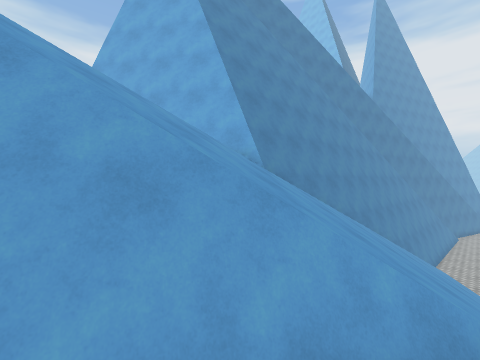
View 1 (above)

12 first-person views from a walk through a scene from a Unity 3-D project. The camera is 0.72 m above the floor, looks level and sees 90° across. The floor is counted in squares, 1 m on a side. Each view is taken from the middle of a square. On the plan, view 1 faces up. The plan holds only what a view shows up to about 9 squares ahead; the rest is blank. The place goes on beyond the plan. The player character is not drawn. Surface patterns are stand-ins for the level's own textures.

View 2
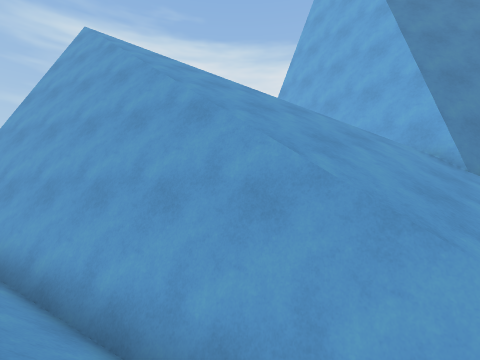

View 3
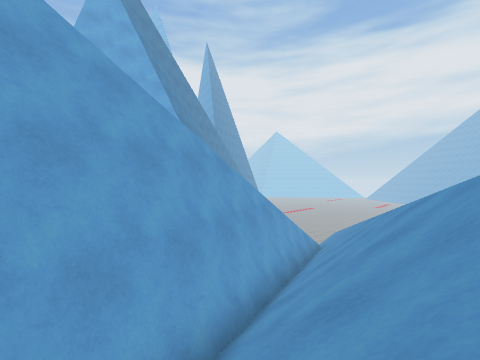

View 4
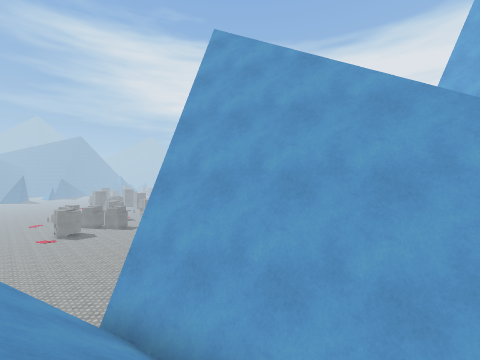

View 5
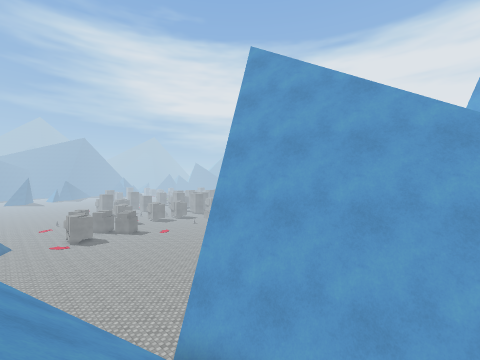

View 6
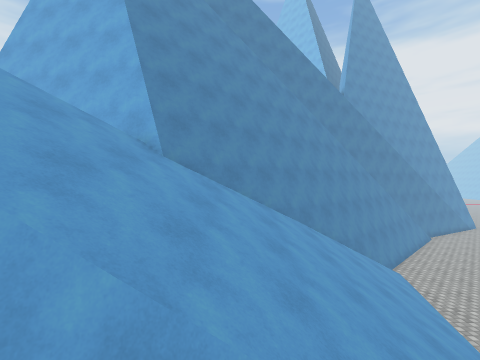

View 7
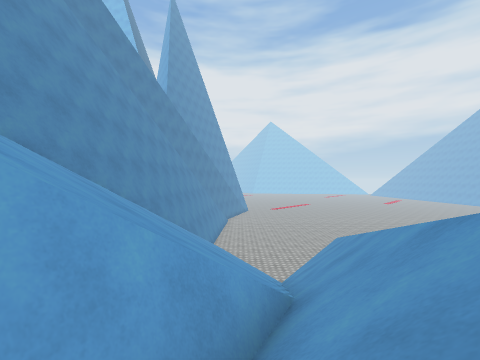

View 8
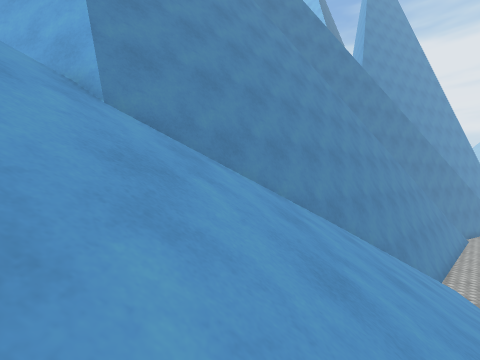

View 9
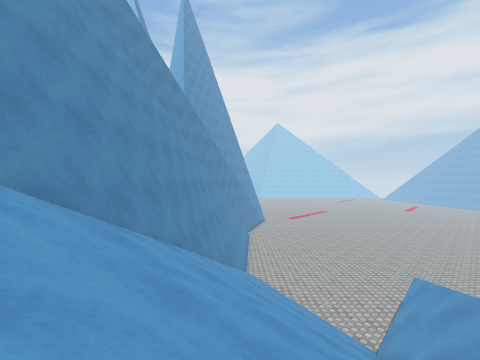

View 10
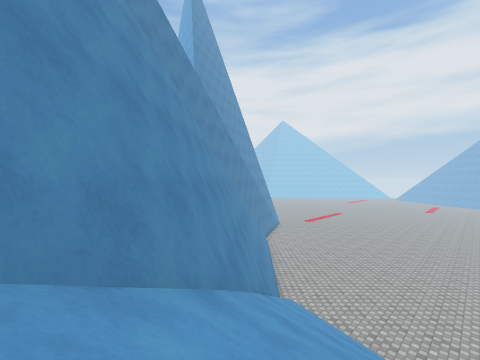

View 11
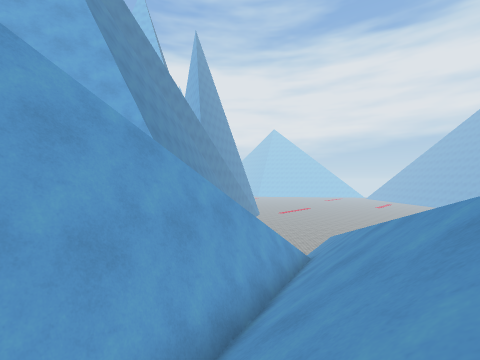

View 12
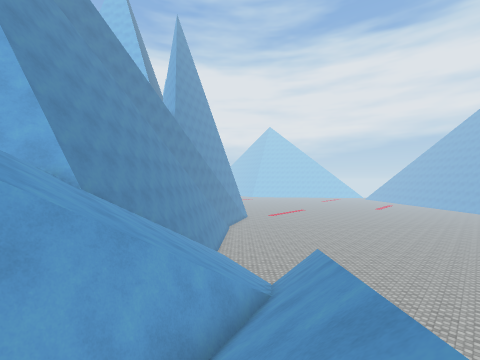

### Floor plan
Key: @ floor where view 1 was taken; # wall or solid block; x gap in a wall; . floor; / step, stairs or slope; = window, fence, low wall or low ledge; v drop or lower ground.
Columns run from 10 left of view 1 to 9 right of it. Each row starts with its distance up from view 1.
 13                   ##
 12                 ###=
 11               ####//
 10              ###////
  9         ######//////
  8          v##////////
  7        .////////////
  6      ///////////////
  5    /////////////////
  4   /////////////////v
  3   vvvvvvvvvv=x///vv
  2    vvvvv####////v
  1     #####/////v
  0  #####////@/v
 -1 ### //////vv
 -2  ///////vv
 -3 ///////v
 -4 /// /

Where each view was taken, in squares from view 1:
view 1: 0 up, 0 right, facing up
view 2: 0 up, 1 right, facing up-left
view 3: 3 down, 8 left, facing up-right
view 4: 3 down, 5 left, facing up-left
view 5: 4 down, 6 left, facing up-left
view 6: 1 up, 3 right, facing up
view 7: 1 up, 1 right, facing up-right
view 8: 4 up, 3 right, facing up
view 9: 4 up, 1 right, facing up-right
view 10: 7 up, 2 right, facing up-right
view 11: 2 down, 5 left, facing up-right
view 12: 1 down, 1 left, facing up-right
